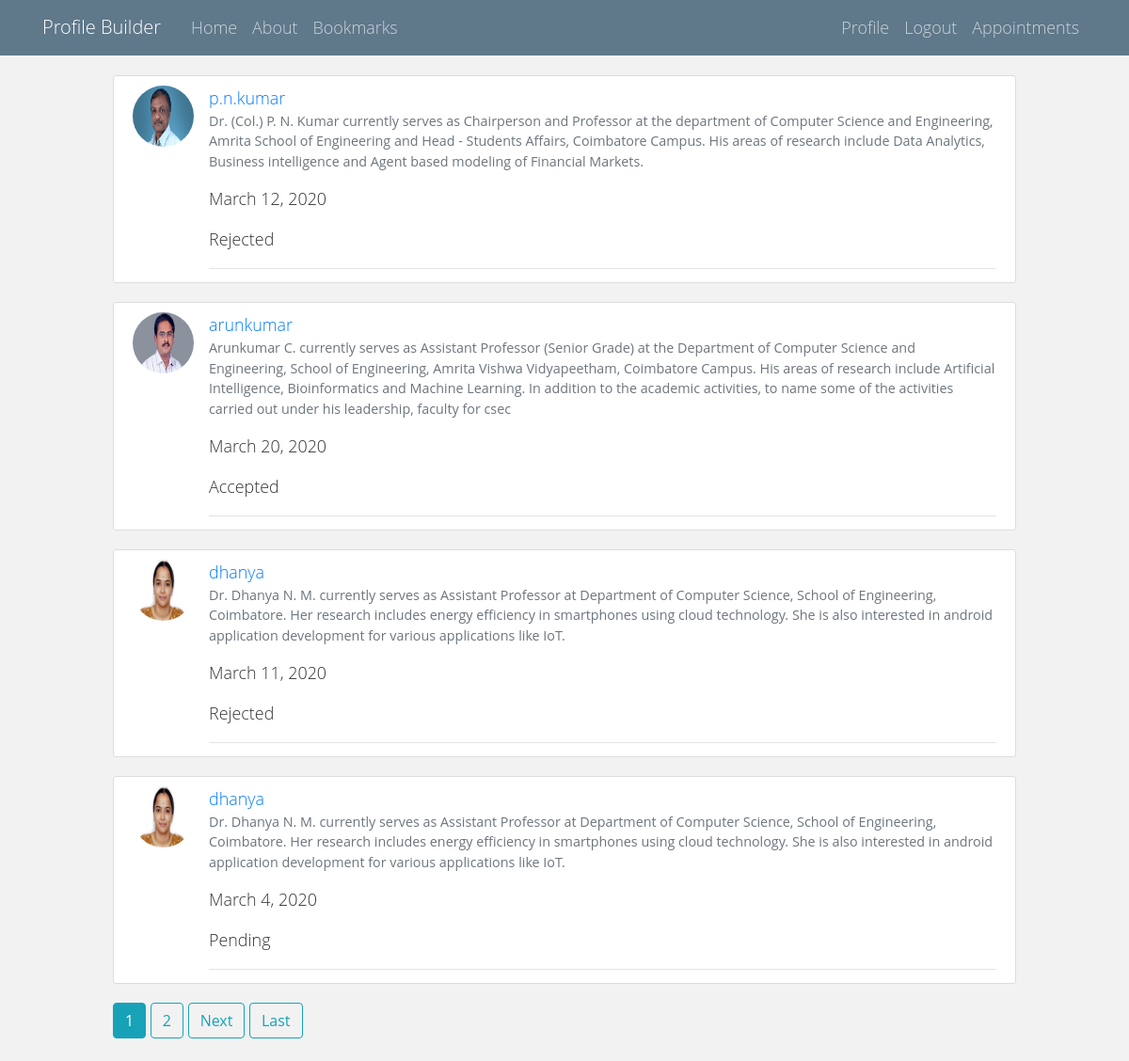
Screenshot of /appointments/ (signed in) with the database file from the repository.
### profiles/models.py (models this page shows, shortened)
class Appointment(models.Model):
    faculty = models.ForeignKey(FacultyProfile, on_delete=models.CASCADE)
    student = models.ForeignKey(StudentProfile, on_delete=models.CASCADE)
    date = models.DateField()
    reason_reject = models.CharField(max_length=1024, null=True)
    accepted = models.IntegerField(default=-1)

class FacultyProfile(models.Model):
    user = models.OneToOneField(User, on_delete=models.CASCADE)
    image = models.ImageField(default='default.jpg', upload_to='staff_pics')
    about = RichTextField(max_length=10000)
    articles = RichTextField(max_length=10000, blank=True)
    projects = RichTextField(max_length=10000, blank=True)
    bookmark = models.ManyToManyField(User, related_query_name='bookmark', blank=True)
    is_favourite = models.BooleanField(default=False)
    interests = TaggableManager()

### users/models.py (models this page shows)
class User(AbstractUser):
    email = models.EmailField(unique=True)
    is_teacher = models.BooleanField(default=False)
    objects = UserManager()

### profiles/views.py (the view)
# urls.py: path('appointments/', AppointmentListView.as_view(), name='appointments'),
class AppointmentListView(ListView):
    model = Appointment
    template_name = 'profiles/appointmentlistview.html'
    context_object_name = 'appointments'
    paginate_by = 4
    def get_queryset(self):
        student_profile = StudentProfile.objects.filter(user=self.request.user.id).first()
        appointments = Appointment.objects.filter(student=student_profile.id).all()
        object_list = []
        for appointment in appointments:
            object_list.append(appointment)
        return object_list

### templates/profiles/appointmentlistview.html (shortened to what this page needs)
{% extends "base.html" %}
{% load static %}
{% block content %}
    {% for appointment in appointments %}
        <article class="media content-section">
            <img class="rounded-circle article-img" src="{{ appointment.faculty.image.url }}">
            <div class="media-body">
                <div class="article-metadata">
                    <a class="mr-2" href="#">{{ appointment.faculty.user.username }}</a>
                    <div>
                        <small class="text-muted">{{ appointment.faculty.about| safe }}</small>
                    </div>
                    <p class="mr-2" href="#">{{ appointment.date }}</p>
                    {% if appointment.accepted == -1 %}
                        <p class="mr-2">Pending</p>
                    {% elif appointment.accepted == 0 %}
                        <p class="mr-2">Rejected</p>
                    {% else %}
                        <p class="mr-2">Accepted</p>
                    {% endif %}
                </div>
            </div>
        </article>
    {% endfor %}
    {% if is_paginated %}
        {% for num in page_obj.paginator.page_range %}
            {% if page_obj.number == num %}
                <a class="btn btn-info mb-4" href="?page={{ num }}">{{ num }}</a>
            {% elif num > page_obj.number|add:'-3' and num < page_obj.number|add:'3' %}
                <a class="btn btn-outline-info mb-4" href="?page={{ num }}">{{ num }}</a>
            {% endif %}
        {% endfor %}
        {% if page_obj.has_next %}
            <a class="btn btn-outline-info mb-4" href="?page={{ page_obj.next_page_number }}">Next</a>
            <a class="btn btn-outline-info mb-4" href="?page={{ page_obj.paginator.num_pages }}">Last</a>
        {% endif %}
    {% endif %}
{% endblock content %}

### static/main.css (style rules this page uses)
body { background: #fafafa; color: #333333; margin-top: 5rem; }
body { background: #eee; min-height: 100vh; box-sizing: border-box; padding-top: 10vh; font-family: "HelveticaNeue-Light", "Helvetica Neue Light", "Helvetica Neue", Helvetica, Arial, "Lucida Grande", sans-serif; font-weight: 300; line-height: 1.5; max-width: 60rem; margin: 0 auto; font-size: 112%; }
.content-section { background: #ffffff; padding: 10px 20px; border: 1px solid #dddddd; border-radius: 3px; margin-bottom: 20px; }
.article-img { height: 65px; width: 65px; margin-right: 16px; }
.article-metadata { padding-bottom: 1px; margin-bottom: 4px; border-bottom: 1px solid #e3e3e3 }
body { background: #f2f2f2; font-family: 'Open Sans', sans-serif; }

### rows the page displays
Appointment: faculty.image (picture), faculty.user.username "p.n.kumar", faculty.about "Dr. (Col.) P. N. Kumar currently serves as Chairperson and Professor at the department of Computer Science and Engineering, Amrita School of Engineering and Head - Students Affairs, Coimbatore Campus. His areas of research include Data Analytics, Business intelligence and Agent based modeling of Financial Markets.", date "March 12, 2020", accepted "Rejected"
Appointment: faculty.image (picture), faculty.user.username "arunkumar", faculty.about "Arunkumar C. currently serves as Assistant Professor (Senior Grade) at the Department of Computer Science and Engineering, School of Engineering, Amrita Vishwa Vidyapeetham, Coimbatore Campus. His areas of research include Artificial Intelligence, Bioinformatics and Machine Learning. In addition to the academic activities, to name some of the activities carried out under his leadership, faculty for csec", date "March 20, 2020", accepted "Accepted"
Appointment: faculty.image (picture), faculty.user.username "dhanya", faculty.about "Dr. Dhanya N. M. currently serves as Assistant Professor at Department of Computer Science, School of Engineering, Coimbatore. Her research includes energy efficiency in smartphones using cloud technology. She is also interested in android application development for various applications like IoT.", date "March 11, 2020", accepted "Rejected"
Appointment: faculty.image (picture), faculty.user.username "dhanya", faculty.about "Dr. Dhanya N. M. currently serves as Assistant Professor at Department of Computer Science, School of Engineering, Coimbatore. Her research includes energy efficiency in smartphones using cloud technology. She is also interested in android application development for various applications like IoT.", date "March 4, 2020", accepted "Pending"

### other values shown
{{ num }} "1"
{{ num }} "2"
